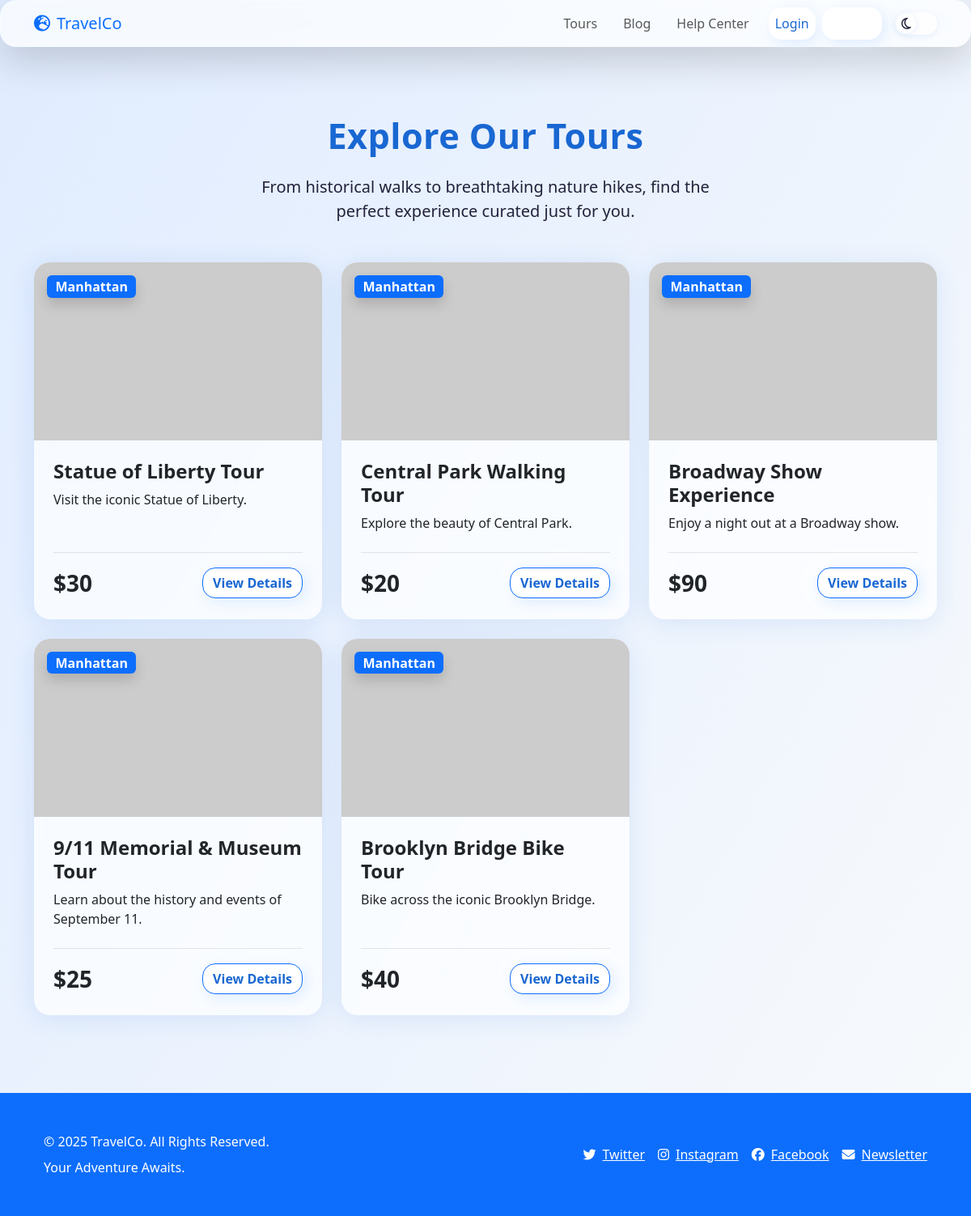
The page /tours/ on the database its author committed.
### tours/models.py (models this page shows, shortened)
class Tour(models.Model):
    name = models.CharField(max_length=200)
    slug = models.SlugField(unique=True, blank=True)
    city = models.ForeignKey(City, on_delete=models.CASCADE, related_name='tours')
    description = models.TextField()
    price = models.DecimalField(max_digits=10, decimal_places=2)
    duration_days = models.IntegerField()
    max_guests = models.PositiveIntegerField(default=15)

class City(models.Model):
    name = models.CharField(max_length=100)
    slug = models.SlugField(unique=True, blank=True)
    description = models.TextField()
    destination = models.ForeignKey(Destination, on_delete=models.CASCADE, related_name='cities')
    image = models.ImageField(upload_to='cities/', blank=True, null=True)

### tours/views.py (the view)
# urls.py: path('', views.tour_list, name='tour_list'),
def tour_list(request):
    tour_list = Tour.objects.all()
    return render(request, 'tours/tour_list.html', {'tour_list': tour_list})

### promotions/templatetags/promotion_tags.py (called while the page is built)
@register.filter
def mul(value, arg):
    return value * arg

### templates/tours/tour_list.html (shortened to what this page needs)
{% extends 'base.html' %}
{% load static %}
{% load promotion_tags %}
{% block content %}
<section class="py-5 relative z-10">
    <div class="container">
        <div class="text-center mb-5">
            <h1 class="section-title" data-aos="fade-up">Explore Our Tours</h1>
            <p class="fs-5 text-text-light" style="max-width: 600px; margin-left: auto; margin-right: auto;" data-aos="fade-up" data-aos-delay="100">
                From historical walks to breathtaking nature hikes, find the perfect experience curated just for you.
            </p>
        </div>
        {% if tour_list %}
        <div class="row g-4">
            {% for tour in tour_list %}
            <div class="col-lg-4 col-md-6 d-flex align-items-stretch" data-aos="fade-up" data-aos-delay="{{ forloop.counter0|mul:100 }}">
                <div class="card tour-card glass h-100 w-100 border-0 overflow-hidden d-flex flex-column">
                    <div class="position-relative">
                        {% if tour.city.image %}
                            <img src="{{ tour.city.image.url }}" class="card-img-top" alt="{{ tour.name }}" style="height: 220px; object-fit: cover;">
                        {% else %}
                            <img src="https://picsum.photos/600/350?random={{ tour.id }}" class="card-img-top" alt="{{ tour.name }}" style="height: 220px; object-fit: cover;">
                        {% endif %}
                        <span class="badge bg-primary position-absolute top-0 start-0 m-3 fs-6 shadow">{{ tour.city.name }}</span>
                    </div>
                    <div class="card-body d-flex flex-column p-4">
                        <h5 class="card-title fs-4 fw-bold mb-2">{{ tour.name }}</h5>
                        <p class="card-text text-text-light mb-4">{{ tour.description|truncatewords:20 }}</p>
                        <div class="mt-auto pt-3 border-top" style="border-color: rgba(128,128,128,0.2) !important;">
                             <div class="d-flex justify-content-between align-items-center">
                                <span class="fs-3 fw-bold text-accent">${{ tour.price|floatformat:0 }}</span>
                                <a href="{% url 'tour_detail' tour.slug %}" class="btn btn-custom btn-primary fw-bold">View Details</a>
                            </div>
                        </div>
                    </div>
                </div>
            </div>
            {% endfor %}
        </div>
        {% endif %}
    </div>
</section>
{% endblock %}

### templates/base.html (shortened to what this page needs)
{% load static %}
<!doctype html>
<html lang="en" data-theme="light">
<head>
    <link href="https://cdn.jsdelivr.net/npm/bootstrap@5.3.3/dist/css/bootstrap.min.css" rel="stylesheet">
    <link rel="stylesheet" href="https://cdnjs.cloudflare.com/ajax/libs/font-awesome/6.4.2/css/all.min.css"/>
    <link href="https://cdn.jsdelivr.net/npm/aos@2.3.4/dist/aos.css" rel="stylesheet">
</head>
<body class="relative" style="background: var(--bg-gradient);">
    <div class="bg-bubbles z-0">
    </div>
    <header class="relative z-10">
        <nav class="navbar navbar-expand-md fixed-top glass shadow-lg" id="mainNavbar">
            <div class="container">
                <a class="navbar-brand font-bold text-2xl text-primary" href="{% url 'home' %}">
                    <i class="fa-solid fa-earth-europe me-2 text-accent"></i>TravelCo
                </a>
                <div class="collapse navbar-collapse" id="navbarNav">
                    <ul class="navbar-nav ms-auto align-items-center">
                        <li class="nav-item">
                            <a class="nav-link px-3 py-2" href="{% url 'tour_list' %}">Tours</a>
                        </li>
                        <li class="nav-item">
                            <a class="nav-link px-3 py-2" href="{% url 'post_list' %}">Blog</a>
                        </li>
                        <li class="nav-item">
                            <a class="nav-link px-3 py-2" href="#">Help Center</a>
                        </li>
                        {% if user.is_authenticated %}
                        <li class="nav-item dropdown">
                            <a class="nav-link dropdown-toggle px-3 py-2" href="#" id="userDropdown" role="button" data-bs-toggle="dropdown" aria-expanded="false">
                                Welcome, {{ user.username }}
                            </a>
                            <ul class="dropdown-menu dropdown-menu-end" aria-labelledby="userDropdown">
                                <li><a class="dropdown-item" href="{% url 'dashboard' %}">Myetic Dashboard</a></li>
                                <li><a class="dropdown-item" href="#">Profile</a></li>
                                <li><hr class="dropdown-divider"></li>
                                <li>
                                    <form action="{% url 'logout' %}" method="post">
                                        {% csrf_token %}
                                        <button type="submit" class="dropdown-item text-danger">Logout</button>
                                    </form>
                                </li>
                            </ul>
                        </li>
                        {% else %}
                        <li class="nav-item">
                            <a class="nav-link btn btn-custom mx-2" href="{% url 'login' %}">Login</a>
                        </li>
                        <li class="nav-item">
                            <a class="nav-link btn btn-custom bg-accent text-white border-accent" href="{% url 'signup' %}">Sign Up</a>
                        </li>
                        {% endif %}
                        <li class="nav-item ms-3">
                            <div id="themeToggle" class="toggle-switch" title="Toggle dark/light mode" data-active="false" tabindex="0" role="switch" aria-checked="false">
                                <span class="toggle-thumb d-flex align-items-center justify-content-center">
                                    <i class="fa-regular fa-moon" id="themeIcon"></i>
                                </span>
                            </div>
                        </li>
                    </ul>
                </div>
            </div>
        </nav>
    </header>
    <main class="relative z-10 pt-5 mt-5">
        {% block content %}
        {% endblock %}
    </main>
<footer class="py-5 bg-primary text-white mt-5 relative z-20">
    <div class="container px-4">
        <div class="row align-items-center">
            <div class="col-md-6 mb-3 mb-md-0">
                <p class="mb-2 text-lg font-semibold">© {% now "Y" %} TravelCo. All Rights Reserved.</p>
                <p class="mb-0 text-sm opacity-80">Your Adventure Awaits.</p>
            </div>
            <div class="col-md-6">
                <div class="d-flex flex-column flex-md-row justify-content-md-end gap-3">
                    <a href="https://twitter.com" class="footer-link text-white opacity-80 hover:opacity-100 transition">
                        <i class="fa-brands fa-twitter me-2"></i>Twitter
                    </a>
                    <a href="https://instagram.com" class="footer-link text-white opacity-80 hover:opacity-100 transition">
                        <i class="fa-brands fa-instagram me-2"></i>Instagram
                    </a>
                    <a href="https://facebook.com" class="footer-link text-white opacity-80 hover:opacity-100 transition">
                        <i class="fa-brands fa-facebook me-2"></i>Facebook
                    </a>
                    <a href="#" class="footer-link text-white opacity-80 hover:opacity-100 transition">
                        <i class="fa-solid fa-envelope me-2"></i>Newsletter
                    </a>
                </div>
            </div>
        </div>
    </div>
</footer>
</body>
</html>

### templates/base.html (style rules this page uses)
html { font-family: 'Poppins', sans-serif; }
body { min-height: 100vh; background: var(--bg-gradient); color: var(--text-main); transition: background 0.6s cubic-bezier(.4,0,.2,1), color 0.3s; }
:root { --primary: #1967d2; --accent: #22d3ee; --white: #fff; --glass: rgba(255,255,255,0.70); --bg-gradient: linear-gradient(120deg, #e0ecff 0%, #f8fafc 100%); --text-main: #22223b; --text-light: #767b91; --shadow-soft: 0 4px 32px 0 rgba(25,103,210,0.12); --noisy: url('https://www.transparenttextures.com/patterns/noise.png'); }
.glass { background: var(--glass); box-shadow: 0 8px 32px 0 rgba(31,38,135,0.13); backdrop-filter: blur(13px) saturate(1.3); -webkit-backdrop-filter: blur(13px) saturate(1.3); border-radius: 1.25rem; border: 1px solid rgba(255,255,255,0.22); }
.btn-custom { background: var(--white); color: var(--primary); box-shadow: 4px 4px 18px 0 #dbeafe, -4px -4px 18px 0 #ffffff; border-radius: 1em; transition: box-shadow .3s, background .3s, color .3s; }
.tour-card { box-shadow: var(--shadow-soft); background: var(--glass); backdrop-filter: blur(7px) saturate(1.25); transition: box-shadow 0.3s, transform 0.3s, background 0.3s; border-radius: 1.25rem; }
.section-title { font-size: 2.25rem; font-weight: 700; color: var(--primary); letter-spacing: .01em; margin-bottom: 1.5rem; }
.toggle-switch { width: 52px; height: 28px; background: var(--glass); border-radius: 16px; position: relative; cursor: pointer; box-shadow: 0 2px 8px rgba(25,103,210,0.09); transition: background .3s; display: flex; align-items: center; justify-content: flex-start; padding: 2px; }
.toggle-thumb { width: 24px; height: 24px; border-radius: 50%; background: var(--white); box-shadow: 0 1px 7px 0 rgba(25,103,210,0.12); display: flex; align-items: center; justify-content: center; font-size: 1rem; transition: background .3s; }
h1, .hero-title { font-size: clamp(2.2rem, 7vw, 3.7rem); font-weight: 700; line-height: 1.12; }
h2, .section-title { font-size: clamp(1.6rem, 4vw, 2.7rem); }
.bg-bubbles { position: fixed; top: 0; left: 0; width: 100vw; height: 100vh; z-index: 0; pointer-events: none; overflow: hidden; }

### rows shown on the page
Tour: city.name "Manhattan", name "Statue of Liberty Tour", description "Visit the iconic Statue of Liberty.", price "30"
Tour: city.name "Manhattan", name "Central Park Walking Tour", description "Explore the beauty of Central Park.", price "20"
Tour: city.name "Manhattan", name "Broadway Show Experience", description "Enjoy a night out at a Broadway show.", price "90"
Tour: city.name "Manhattan", name "9/11 Memorial & Museum Tour", description "Learn about the history and events of September 11.", price "25"
Tour: city.name "Manhattan", name "Brooklyn Bridge Bike Tour", description "Bike across the iconic Brooklyn Bridge.", price "40"
